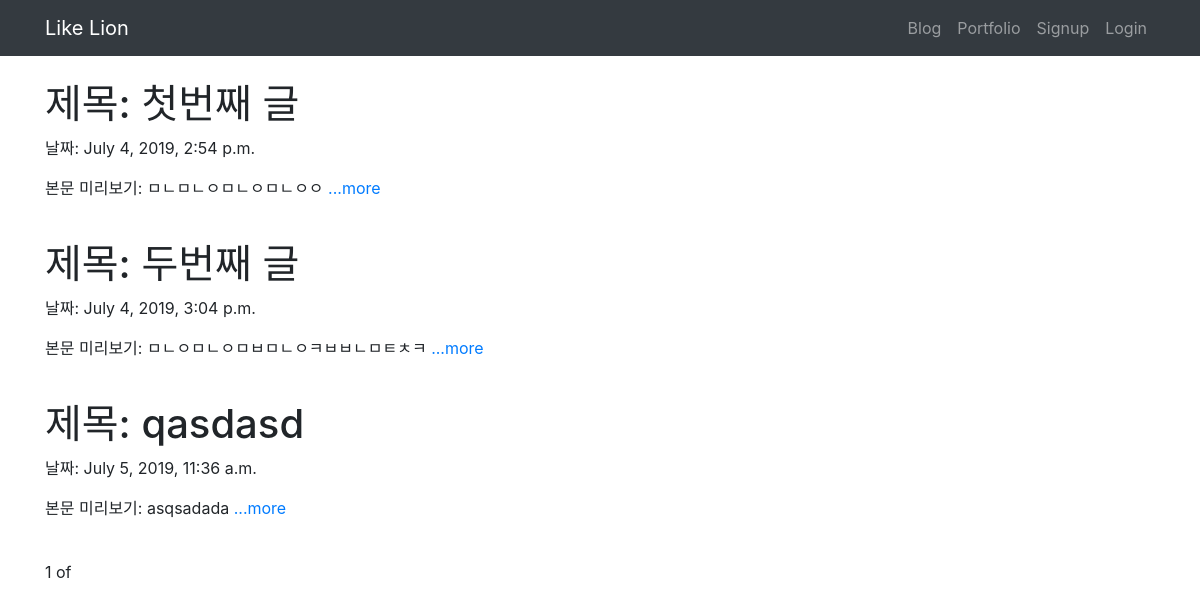
Page /?page=2 on the earlier database version.
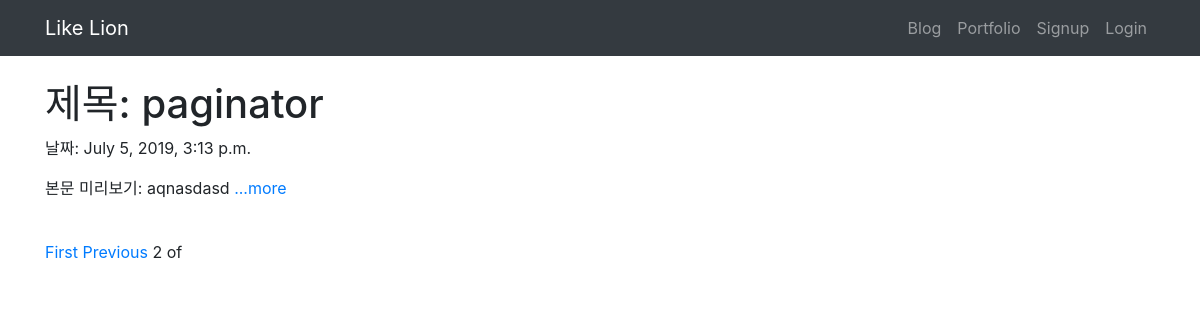
Same page on the later database version.
### blogapp/models.py (models this page shows, shortened)
class Blog(models.Model):
    title = models.CharField(max_length=200)
    pub_date = models.DateTimeField('date published')
    body = models.TextField()
    def summary(self):
        return self.body[:100]

### blogapp/views.py (the view)
# urls.py: 2. Add a URL to urlpatterns:  path('', views.home, name='home')
def home(request):
    blogs = Blog.objects
    blog_list = Blog.objects.all() # 블로그 모든 글들을 대상으로
    paginator = Paginator(blog_list, 3) # 블로그 객체 세 개를 한 페이지로 자르기
    page = request.GET.get('page') # request된 페이지가 뭔지를 알아내고
    posts = paginator.get_page(page) # request된 페이지를 얻어온 뒤 return 해 준다.
    return render(request, "home.html", {'blogs' : blogs, 'posts' : posts})

### blogapp/templates/home.html (shortened to what this page needs)
{% extends 'base.html' %} {% block contents %}
<br />
{% for blog in posts %}
<div class="container">
  <h1>제목: {{ blog.title }}</h1>
  <p>날짜: {{ blog.pub_date }}</p>
  <p>
    본문 미리보기: {{ blog.summary }}
    <a href="{% url 'detail' blog.id%}">...more</a>
  </p>
  <br />
</div>
{%endfor%}
<div class="container">
  {% if posts.has_previous %}
  <a href="?page=1">First</a>
  <a href="?page={{ posts.previous_page_number }}">Previous</a>
  {% endif %}
  <span>{{ posts.number }}</span>
  <span>of</span>
</div>
{% endblock %}

### blogproject/templates/base.html (shortened to what this page needs)
<!DOCTYPE html>
<html lang="en">
  <head>
    <link
      rel="stylesheet"
      href="https://stackpath.bootstrapcdn.com/bootstrap/4.3.1/css/bootstrap.min.css"
    />
  </head>
  <body>
      <nav class="navbar navbar-expand-lg navbar-dark bg-dark">
          <div class="container">
              <a class="navbar-brand" href="{% url 'home' %}">Like Lion</a>
              <div class="collapse navbar-collapse" id="navbarNavAltMarkup">
                  <ul class="navbar-nav ml-auto">
                      <li class="nav-item">
                          <a class="nav-item nav-link" href="{% url 'home' %}">Blog</span></a>
                      </li>
                      <li class="nav-item">
                          <a class="nav-item nav-link" href="{% url 'portfolio' %}">Portfolio</a>
                      </li>
                      {% if user.is_authenticated %}
                      <li class="nav-item dropdown">
                          <a class="nav-link dropdown-toggle" id="navbarDropdown" role="button" data-toggle="dropdown"
                              aria-haspopup="true" aria-expanded="false">환영합니다. {{ user.username }} 님!</a>
                          <div class="dropdown-menu" aria-labelledby="navbarDropdown">
                              <a class="dropdown-item" href="{% url 'new' %}">글쓰기</a>
                              <a class="dropdown-item" href="javascript:{document.getElementById('logout').submit()}">Logout</a>
                              <form id="logout" method="POST" action="{% url 'logout' %}">
                                  {% csrf_token %} <input type="hidden" />
                              </form>
                          </div>
                      </li>
                      {% else %}
                      <li class="nav-item">
                          <a class="nav-item nav-link" href="{% url 'signup' %}">Signup</a>
                      </li>
                      <li class="nav-item">
                          <a class="nav-item nav-link" href="{% url 'login' %}">Login</a>
                      </li>
                      {% endif %}
                  </ul>
              </div>
          </div>
      </nav>
    {% block contents %} {% endblock %}
  </body>
</html>

Differences in the rows shown:
no longer on this page (row unchanged): Blog: title "첫번째 글", pub_date "July 4, 2019, 2:54 p.m.", summary "ㅁㄴㅁㄴㅇㅁㄴㅇㅁㄴㅇㅇ"
no longer on this page (row unchanged): Blog: title "두번째 글", pub_date "July 4, 2019, 3:04 p.m.", summary "ㅁㄴㅇㅁㄴㅇㅁㅂㅁㄴㅇㅋㅂㅂㄴㅁㅌㅊㅋ"
no longer on this page (row unchanged): Blog: title "qasdasd", pub_date "July 5, 2019, 11:36 a.m.", summary "asqsadada"
added Blog: title "paginator", pub_date "July 5, 2019, 3:13 p.m.", summary "aqnasdasd"
Other differences:
{{ posts.number }}: "1" → "2"
text now shown: "First Previous"
